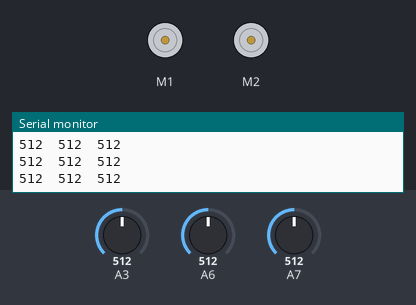
Simulated run of this sketch. Board: Arduino Nano, built with avr-gcc and run on an emulated ATmega328P. Parts: 2 × DC motor (green arrow = forward, orange = backward, longer = faster), the last lines printed to the serial monitor. Inputs (shaded band) come from the test bench; at power-on: A3 = 512, A6 = 512, A7 = 512.

Above: at 3.7 s.
3.8 s: A3 set to 787
5.3 s: A3 set to 815
At 6.4 s:
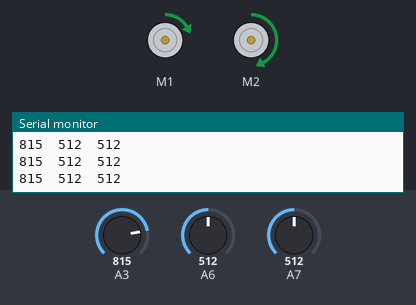
6.8 s: A6 set to 787
8.3 s: A6 set to 808
At 8.7 s:
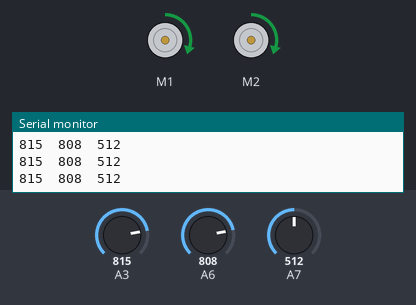
9.8 s: A7 set to 11
11.3 s: A7 set to 8
Timing chart, 0 to 13.8 s (numbered marks = the images above; inputs shaded):
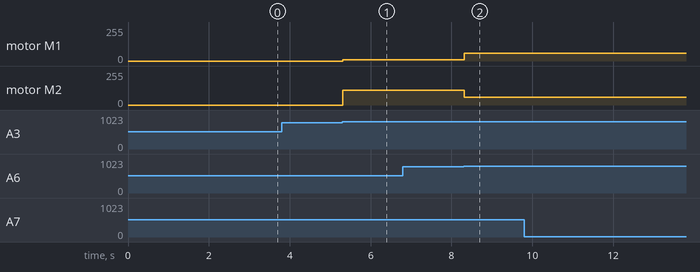

The sketch:

IfraredSensors.ino
```cpp
/***********************************************************************
 * Exp6_2_LineFollowing_IRSensors -- RedBot Experiment 6
 *
 * This code reads the three line following sensors on A3, A6, and A7
 * and prints them out to the Serial Monitor. Upload this example to your
 * RedBot and open up the Serial Monitor by clicking the magnifying glass
 * in the upper-right hand corner.
 *
 * This is a real simple example of a line following algorithm. It has
 * a lot of room for improvement, but works fairly well for a curved track.
 * It does not handle right angles reliably -- maybe you can come up with a
 * better solution?
 *
 * This sketch was written by SparkFun Electronics,with lots of help from
 * the Arduino community. This code is completely free for any use.
 *
 * 18 Reb 2015 B. Huang
 ***********************************************************************/

#include <RedBot.h>
RedBotSensor left = RedBotSensor(A3);   // initialize a left sensor object on A3
RedBotSensor center = RedBotSensor(A6); // initialize a center sensor object on A6
RedBotSensor right = RedBotSensor(A7);  // initialize a right sensor object on A7

// constants that are used in the code. LINETHRESHOLD is the level to detect
// if the sensor is on the line or not. If the sensor value is greater than this
// the sensor is above a DARK line.
//
// SPEED sets the nominal speed

#define LINETHRESHOLD 800
#define SPEED 60  // sets the nominal speed. Set to any number from 0 - 255.

RedBotMotors motors;
int leftSpeed;   // variable used to store the leftMotor speed
int rightSpeed;  // variable used to store the rightMotor speed

void setup()
{
  Serial.begin(9600);
  Serial.println("Welcome to experiment 6.2 - Line Following");
  Serial.println("------------------------------------------");
  delay(2000);
  Serial.println("IR Sensor Readings: ");
  delay(500);
}

void loop()
{
  Serial.print(left.read());
  Serial.print("\t");  // tab character
  Serial.print(center.read());
  Serial.print("\t");  // tab character
  Serial.print(right.read());
  Serial.println();

  // if on the line drive left and right at the same speed (left is CCW / right is CW)
  if(center.read() > LINETHRESHOLD)
  {
    leftSpeed = -SPEED;
    rightSpeed = SPEED;
  }

  // if the line is under the right sensor, adjust relative speeds to turn to the right
  else if(right.read() > LINETHRESHOLD)
  {
    leftSpeed = -(SPEED + 50);
    rightSpeed = SPEED - 50;
  }

  // if the line is under the left sensor, adjust relative speeds to turn to the left
  else if(left.read() > LINETHRESHOLD)
  {
    leftSpeed = -(SPEED - 50);
    rightSpeed = SPEED + 50;
  }

  // if all sensors are on black or up in the air, stop the motors.
  // otherwise, run motors given the control speeds above.
  if((left.read() > LINETHRESHOLD) && (center.read() > LINETHRESHOLD) && (right.read() > LINETHRESHOLD) )
  {
    motors.stop();
  }
  else
  {
    motors.leftMotor(leftSpeed);
    motors.rightMotor(rightSpeed);

  }
  delay(0);  // add a delay to decrease sensitivity.
}
```

Measured:
- the behaviour switches between 800 and 801 on A3 (found by bisection; images 0 and 1)
- the behaviour switches between 800 and 801 on A6 (found by bisection; images 1 and 2)
- after the input at 5.3 s, motor M1: stopped → forward 9/255 at once; motor M2: stopped → forward 109/255 at once
- after the input at 8.3 s, motor M1: forward 9/255 → forward 59/255 at once; motor M2: forward 109/255 → forward 59/255 at once
